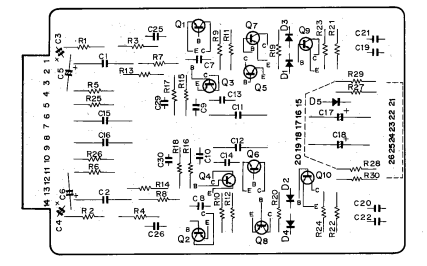
#> input picture parts/Lecture_des_composants/Archive/carte_test.png, 427 x 266 px, found by its file name
$ jupyter execute --allow-errors NotebookEP.ipynb   (shell and % lines are left out)
#> lines starting #> are read from the running program, lines starting #| are printed output that depends on the picture
# Jupyter Notebook: reading support for electronic devices

## Here's a quick reminder of the documents avaliable in the notebookEP folder, and for what part they're supposed to be used
* carte_ex_coord1 and exemple_coord1: first example of OCR extracted coordinates. Processed by the set up.
* carte_ex_coord2 and exemple_coord2 : second example
* carteTest.jpg, schemaTest.jpg, coord_cart.csv, coord_cicuit.csv : used to test the display step (3.3).

## Pre processing
Libraries :
- pathlib
- pdf2image
- numpy
- cv2
- ultralytics
- tqdm

[cell 1]
import os
import sys
from pathlib import Path
from pdf2image import convert_from_path
import numpy as np
import cv2
from ipywidgets import widgets
from tqdm.notebook import tqdm

from ultralytics import YOLO

#Chargement du modèle entraîné
#> (the rest of this cell did not finish here and is left out)

[cell 2]
# À changer. pdf_path est le chemin vers le pdf à convertir et dir_path le chemin pour stocker les résultats
pdf_path = "./notebook_files/Accuphase-E202amp.pdf"
dir_path = "./results"

if not os.path.exists(pdf_path):
    print(f"⚠️ Erreur : Le fichier {pdf_path} est introuvable.")

[cell 3]
print("Le traitement est en cours...")
# Commande pour convertir le pdf en images
#> (the rest of this cell did not finish here and is left out)

À la fin de cette étape tous les fichiers sont stockés dans le répertoire donné.

## Victoire's step (post processing)
Please make sure that the following python modules are include in your virtual environment (or machine) :
* matplotlib
* numpy

This part requires to catch the user's click. To make sure it works for you, **execute the following cell** and check that a red circle gets displayed when you click.

[cell 4]
import matplotlib.pyplot as plt

fig, ax = plt.subplots()
ax.set_title("Click anywhere in this square")

# [5 lines left out: function on_click, not called in this run]

fig.canvas.mpl_connect('button_press_event', on_click)

plt.show()

If it didn't work, please install this module:

$ pip install ipympl

and execute the following cell :

Now, everything should work properly :

[cell 5]
import matplotlib.pyplot as plt

fig, ax = plt.subplots()
ax.set_title("Click anywhere in this square")

# [5 lines left out: function on_click, not called in this run]

fig.canvas.mpl_connect('button_press_event', on_click)

plt.show()

[cell 6]
import csv
import re
import matplotlib.pyplot as plt
import numpy as np
from matplotlib.image import imread
from matplotlib.animation import FuncAnimation

Then, it's time for the **set-up**. It's the process that changes the coordinates from (top,height,width,length) to simply (x,y).
The awaited .csv input file must respect these constraints :
* The columns headers are name // left // top // width // height // conf (6 columns)
* Please note that the conf column isn't used in the entire part

[cell 7]
# SET-UP SET-UP SET-UP SET-UP SET-UP SET-UP SET-UP SET-UP SET-UP SET-UP SET-UP SET-UP SET-UP SET-UP SET-UP SET-UP SET-UP SET-UP SET-UP SET-UP SET-UP SET-UP SET-UP
def transformer_csv(input_file: str, output_file: str) :
    # Opening the original file (output from step 2)
    with open(input_file, mode="r", newline="", encoding="utf-8") as infile:
        reader = csv.DictReader(infile)
        # Header of the output csv file
        fieldnames = ["identifiant", "x", "y"]
        # Opening the output file
        with open(output_file, mode="w", newline="", encoding="utf-8") as outfile:
            writer = csv.DictWriter(outfile, fieldnames=fieldnames)
            writer.writeheader()
            for row in reader:
                name = row["name"] # the identifiers' row in the input csv are labelled "name" in the header
                left = float(row["left"])
                top = float(row["top"])
                width = float(row["width"])
                height = float(row["height"])
                x = left + (width / 2)
                y = top + (height / 2)
                # writing in the output file
                writer.writerow({
                    "identifiant": name,
                    "x": x,
                    "y": y
                })

Now, let's clean the identifiers : that's **step 3.1**.
The .csv file whose path is given as an argument should have 3 columns :
identifiant // x // y

[cell 8]
# STEP 3.1 STEP 3.1 STEP 3.1 STEP 3.1 STEP 3.1 STEP 3.1 STEP 3.1 STEP 3.1 STEP 3.1 STEP 3.1 STEP 3.1 STEP 3.1 STEP 3.1 STEP 3.1 STEP 3.1 STEP 3.1 STEP 3.1

# [70 lines left out: function modif, not called in this run]

The identifiers are clean : we can merge the two tables (**step 3.2**).

The two input .csv files should have as headers :
Identifiant // x_cart (resp. x_circ) // y_cart (resp. y_circ)

Since we use the index of the columns and not the header's tag, you can use any tag you want (eg. id instead of identifier)

[cell 9]
# STEP 3.2 STEP 3.2 STEP 3.2 STEP 3.2 STEP 3.2 STEP 3.2 STEP 3.2 STEP 3.2 STEP 3.2 STEP 3.2 STEP 3.2 STEP 3.2 STEP 3.2 STEP 3.2 STEP 3.2

# [55 lines left out: function fusionner_csv, not called in this run]

We can finally display the output : that's **step 3.3**. The .csv input file should have 5 columns :
Identifiant // x_circ // y_circ // x_cart // y_cart

Once again, you can use the tags you want as they are ignored. But the order matters !

[cell 10]
# STEP 3.3 STEP 3.3 STEP 3.3 STEP 3.3 STEP 3.3 STEP 3.3 STEP 3.3 STEP 3.3 STEP 3.3 STEP 3.3 STEP 3.3 STEP 3.3 STEP 3.3 STEP 3.3 STEP 3.3 STEP 3.3 STEP 3.3 STEP 3.3 STEP 3.3

# [102 lines left out: function afficher_carte_et_schema, not called in this run]

## First demo
Our program's **first demo** simply concatenates the different steps.

#> (a cell that did not finish here is left out)

On obtient ici une erreur puisque la table et la carte qu'on a données n'ont aucun composé détecté en commun. On ne peut donc faire aucune correspondance.

## Experimental part

The following cells aren't perfect, but they show some things I've tried.

### Displaying several images extracted from the service manual for the user to choose one :

[cell 12]
import os
import tkinter as tk
from PIL import Image, ImageTk

def afficher_miniatures(dossier):
    # Variable to store the name of the selected image
    selection = {"nom": None}

    # Create the main window
    root = tk.Tk()
    root.title("Choose an item")

    # Frame to contain the thumbnails
    frame = tk.Frame(root)
    frame.pack(padx=10, pady=10)

    # Sorted list of files
    fichiers = sorted(os.listdir(dossier))
    images = []

    for fichier in fichiers:
        chemin = os.path.join(dossier, fichier)
        if os.path.isfile(chemin):
            try:
                # Create the thumbnail
                img = Image.open(chemin)
                img.thumbnail((300, 300))  # thumbnail size
                photo = ImageTk.PhotoImage(img)
                images.append(photo)

                # Clickable button with the image
                btn = tk.Button(frame, image=photo,
                                command=lambda f=fichier: choisir_image(f, root, selection))
                btn.pack(side="left", padx=5, pady=5)
            except Exception as e:
                print(f"Error with {fichier}: {e}")

    root.mainloop()
    return selection["nom"]

def choisir_image(fichier, root, selection):
    selection["nom"] = fichier
    root.destroy()

And the corresponding main function :

#> (a cell that did not finish here is left out)

### Checking if one of the images we've retrieved from the service manual contains the component

The function is made to ignore one file : the one on which the user clicked.

[cell 14]
def search_word_in_csvs(word, excluded_file):
    found_in = []  # list of filenames where the word is found

    for filename in os.listdir("./notebook_files/"):
        if filename.endswith(".csv") and filename != excluded_file:
            try:
                with open(filename, newline="", encoding="utf-8") as f:
                    reader = csv.reader(f)
                    for row in reader:
                        # Check if the word appears in any cell of the row
                        if any(word in str(cell) for cell in row):
                            found_in.append(filename)
                            break  # no need to read further in this file
            except Exception as e:
                print(f"Error reading {filename}: {e}")

    return found_in

#> (a cell that did not finish here is left out)

It should then be pretty easy to iterate amond the files found and to display each one facing the file the user chose.

### Function that displays an image and records the closest component to the click

[cell 16]
import numpy as np
import matplotlib.pyplot as plt
from matplotlib.image import imread
import csv

# [43 lines left out: function selection_composant, not called in this run]

[cell 17]
#resultat = selection_composant("carteTest.jpg", "coord_carte.csv")

[cell 18]
#nom_composant = resultat["nom"]
#print("Vous avec choisi le composant " + nom_composant)
#print("Il faut désormais afficher toutes les images qui contiennent ce composant")

Sinon, on peut directement demander à l'utilisateur le composant qu'il veut :

[cell 19]
# [7 lines left out: function demander_composant, not called in this run]

[cell 20]
# nom_composant = demander_composant()
# print("Le composant recherché est " + nom_composant)

Un enchaînement d'étapes pourrait ressembler à ça (script bancal) :

[cell 21]
# L'utilisateur choisit une image
dossier = "./notebook_files/IMAGES"
#> (the rest of this cell did not finish here and is left out)


# L'utilisateur choisit en particulier un composant sur cette image
#composant_choisi = selection_composant(image_choisie, coord_image_choisie) # voir comment on fait le lien entre une image et ses coordonées au sein du dossier
# (ça peut très bien être un autre dossier)

# On récupère les références des csv qui contiennent ce composant dans leurs tables :
#result = search_word_in_csvs(composant_choisi, coord_image_choisie) # On pense à exclure le csv de l'image du début

# On demande à l'utilisateur de choisir l'image qu'il veut parmi celles qui contiennent le composant :

# On fait le "face à face" comme au S5 :

## Allow the user to add files

Doc :
https://ipywidgets.readthedocs.io/en/latest/examples/Widget%20List.html

[cell 22]
import ipywidgets as widgets
from IPython.display import display

[cell 23]
widgets.BoundedIntText(
    value=7,
    min=0,
    max=10,
    step=1,
    description='Text:',
    disabled=False
)

[cell 24]
widgets.Dropdown(
    options=['1', '2', '3'],
    value='2',
    description='Number:',
    disabled=False,
)

[cell 25]
import ipywidgets as widgets
from IPython.display import display
import matplotlib.pyplot as plt
from PIL import Image
import io

uploader = widgets.FileUpload(accept='image/*', multiple=False)
out = widgets.Output()

# [8 lines left out: function afficher_image, not called in this run]

uploader.observe(afficher_image, names='value')

display(widgets.VBox([uploader, out]))

The upload widget exposes a value attribute that contains the files uploaded. The value attribute is a tuple with a dictionary for each uploaded file.

[cell 26]
#for doc in doc_ajoute:
 #   remove_to_keep_git_clean(doc)

## Running the notebook with voila

$ voila NotebookEP.ipynb --Voila.ip=127.0.0.1 --Voila.port=8866

http://127.0.0.1:8866

Cette partie analyse les fichiers au format PDF pour en extraire automatiquement trois types de zones :

- **Table** : tableau BOM (Bill of Materials), c'est-à-dire la liste des composants
- **Diagram** : schéma électronique
- **Board** : carte PCB (circuit imprimé)

Cette partie est composée de trois fichiers qui s'articulent ensemble :

| Fichier | Rôle |
|---|---|
| `prediction.py` | Script autonome : détecte et sauvegarde toutes les zones d'un PDF |
| `merge.py` | Orchestrateur : sélectionne la meilleure zone par classe et lance l'interface |
| `test1.py` | Interface visuelle interactive : affiche et relie les composants détectés |

**Pipeline global :**

```
PDF → conversion en images (pdf2image) → détection de zones (YOLO best.pt)
    → OCR des étiquettes (Tesseract + YOLO bestr.pt) → interface interactive (Matplotlib)
```

**Deux modèles YOLO distincts sont utilisés :**

| Modèle | Utilisé dans | Ce qu'il détecte |
|---|---|---|
| `best.pt` | `prediction.py`, `merge.py` | Grandes zones dans le PDF : Table, Diagram, Board |
| `bestr.pt` | `test1.py` | Petites étiquettes de composants dans les images (R12, C4, Q1…) |

---
## 1. `prediction.py` — Extraction brute des zones

Le script parcourt toutes les pages d'un PDF, détecte les zones via YOLO et sauvegarde chaque découpe en image PNG dans un dossier de sortie. Il ne filtre pas, ne choisit pas : il extrait tout.

**Usage :**
```bash
python3 prediction.py document.pdf /dossier/sortie/
```

### 1.1 Imports et chargement du modèle

On charge le modèle YOLO `best.pt`, entraîné spécifiquement pour reconnaître les trois classes dans des fiches techniques : `Table`, `Diagram`, `Board`.

Les arguments en ligne de commande fournissent le chemin du PDF à analyser et le dossier de destination des images découpées.

[cell 27]
import os
import sys
from pathlib import Path
from pdf2image import convert_from_path
import numpy as np
import cv2

from ultralytics import YOLO

#Chargement du modèle entraîné
#> (the rest of this cell did not finish here and is left out)

### 1.2 Conversion du PDF en images

`pdf2image` transforme chaque page du PDF en une image PIL. Le paramètre `dpi=300` garantit une résolution suffisante pour que le texte et les tracés restent lisibles lors de la détection YOLO et de l'OCR qui suivent.

#> (a cell that did not finish here is left out)

### 1.3 Détection YOLO et découpe des zones

Pour chaque page, YOLO prédit les boîtes englobantes (`bounding boxes`) avec un seuil de confiance de `0.212` (valeur basse car le modèle est spécialisé et les faux positifs sont rares).

Chaque zone détectée est découpée dans l'image de la page avec une marge de 10 pixels de chaque côté pour ne pas rogner les bords, puis sauvegardée en PNG. Le nom du fichier encode le nom du PDF source, le numéro de page et la classe détectée.

#> (a cell that did not finish here is left out)

---
## 2. `merge.py` — Extraction intelligente et orchestration

Ce script est une version améliorée de `prediction.py`. Au lieu de sauvegarder toutes les détections, il ne conserve que **la meilleure zone par classe** (celle avec la plus grande surface en pixels), applique des rotations si nécessaire, puis lance l'interface interactive de `test1.py`.

**Usage :**
```bash
python3 merge.py Accuphase-E202amp.pdf ../../../models/extraction/best.pt
```

### 2.1 Imports et import de l'interface

`merge.py` importe directement la fonction `afficher()` depuis `test1.py`. Si `test1.py` est absent, le script s'arrête immédiatement avec un message d'erreur explicite.

Le modèle YOLO et le PDF sont passés en arguments de ligne de commande (contrairement à `prediction.py` où le modèle était hardcodé).

[cell 30]
import os
import sys
import cv2
import numpy as np
from pdf2image import convert_from_path
from ultralytics import YOLO

"""
python3 merge.py Accuphase-E202amp.pdf ../../../models/extraction/best.pt
"""
# Import de la fonction d'affichage de test1.py
#> (the rest of this cell did not finish here and is left out)

### 2.2 Fonction principale `process_and_visualize()`

Toute la logique est encapsulée dans cette fonction. Elle reçoit le chemin du PDF et le chemin du modèle YOLO, et orchestre les 4 étapes suivantes.

#### Étape 1 & 2 : Chargement du modèle et conversion du PDF

Identique à `prediction.py` : le modèle YOLO est chargé, puis le PDF est converti page par page en images PIL à 300 DPI.

[cell 31]
# [13 lines left out: function process_and_visualize, not called in this run]

#### Étape 2 : Sélection de la meilleure zone par classe

Le dictionnaire `best_images` stocke pour chaque classe un tuple `(image_découpée, surface_en_pixels)`. À chaque nouvelle détection, on calcule la surface (`largeur × hauteur`) et on ne garde la découpe que si elle est plus grande que celle déjà enregistrée. Ainsi, à la fin du parcours de toutes les pages, on a retenu la zone la plus grande pour chaque type.

#> (a cell that did not finish here is left out)

#### Étape 3 : Rotations et sauvegarde temporaire

Les schémas et cartes sont souvent orientés en mode paysage dans les PDFs. On les redresse avant affichage :

- `Diagram` → rotation 90° **gauche** (counter-clockwise)
- `Board` → rotation 90° **droite** (clockwise)
- `Table` → aucune rotation

On effectue aussi la conversion de couleurs **RGB → BGR**, nécessaire car PIL produit des images en RGB tandis qu'OpenCV (`cv2.imwrite`) attend du BGR.

#> (a cell that did not finish here is left out)

#### Étape 4 : Lancement de l'interface

`Table` et `Diagram` sont obligatoires pour que l'interface ait du sens. `Board` est optionnel — `.get()` retourne `None` sans lever d'erreur si la clé est absente, et `afficher()` gère ce cas.

#> (a cell that did not finish here is left out)

---
## Rayane's step — Extraction des références sur la carte PCB

Après que `merge.py` a isolé l'image `Board`, cette partie :
1. Détecte les zones de composants avec **YOLO** (`best.pt`)
2. Fusionne les boîtes voisines (évite R + 516 → lit R516 en une fois)
3. Lit chaque zone avec **EasyOCR** (+ correction OCR + Otsu fallback)
4. Déduplique et valide les références
5. Exporte un CSV au format Victoire (`name, left, top, width, height`)

### Rayane 3.1 — Imports et constantes

[cell 35]
import re
import csv
import time
import sys
import cv2
import numpy as np
import easyocr
from pathlib import Path
from ultralytics import YOLO

# Modèle de détection composants (dans le même dossier que ce notebook)
COMPOSANTS_MODEL = Path('../Lecture_des_composants/best.pt')
if not COMPOSANTS_MODEL.exists():
    # Essai depuis la racine du projet
    COMPOSANTS_MODEL = Path('parts/Lecture_des_composants/best.pt')

ALLOWLIST = 'ABCDEFGHIJKLMNOPQRSTUVWXYZ0123456789'
OCR_CONF_MIN = 0.05

print('Imports Rayane OK')

### Rayane 3.2 — Chargement EasyOCR

[cell 36]
print('Chargement EasyOCR...', end='', flush=True)
#> (the rest of this cell did not finish here and is left out)

### Rayane 3.3 — Fonctions (correction OCR, merge boîtes, pipeline)

[cell 37]
# ── Tables de correction ─────────────────────────────────────────────────────
PREFIX_FIXES = {'0': 'O', '1': 'I', '5': 'S', '8': 'B', '6': 'G'}
DIGIT_FIXES  = {'O': '0', 'I': '1', 'l': '1', 'S': '5', 'B': '8',
                'G': '6', 'Z': '2', 'T': '7', 'A': '4', 'J': '1'}
VALID_2L = {'IC', 'TR', 'VR', 'BC', 'ZD', 'SW', 'TP', 'FR', 'ST',
            'CF', 'FL', 'RL', 'DL', 'LED', 'SCR', 'FET', 'MOV'}
POST_CORRECTIONS = {
    'UC402': 'IC402', 'UC405': 'IC405', 'RSI9': 'R519',
    'RL26': 'R126', 'S501': 'C501', 'B178': 'BC178',
    'BCI78': 'BC178', 'BCI7': 'BC17', 'CI7A': 'C17A',
    'LC41': 'C41', 'ECN8': 'C8', 'IB6': 'B6',
    'REO7': 'R07', 'JEC740': 'C740', 'STLO1': 'ST01',
    'R62I': 'R621', 'C41J': 'C411', 'C50G': 'C506',
    'R5122': 'R512', 'BC1788': 'BC178', 'BC178B': 'BC178',
}

COMPONENT_PATTERN = re.compile(
    r'^('
    r'[A-Z]{1,2}\s?\d{3,5}[A-Z]?'
    r'|[A-Z]{1,3}\d{2,5}[A-Z]?'
    r'|[A-Z]{2,4}\d{1,4}[A-Z]?'
    r'|St\s?\d{3}'
    r'|[A-Z]{1,3}\d+[-_]\d+'
    r')$', re.IGNORECASE
)

# [17 lines left out: function fix_ocr_confusion, not called in this run]

def apply_post_corrections(text):
    return POST_CORRECTIONS.get(text.strip().upper().replace(' ', ''), text)

def is_valid_ref(text):
    return bool(COMPONENT_PATTERN.match(text.strip()))

# [96 lines left out: functions merge_nearby_boxes, preprocess_crop, preprocess_crop_otsu, _run_easyocr, run_ocr, deduplicate_refs, not called in this run]

print('Fonctions Rayane OK')

### Rayane 3.4 — Extraction sur l'image Board (carte PCB)

[cell 38]
# ─────────────────────────────────────────────────────────────────────────────
# ━━━━━━━━━━━━━━━━━━━━━━━━━━  DÉBUT PARTIE RAYANE  ━━━━━━━━━━━━━━━━━━━━━━━━━━━
# ─────────────────────────────────────────────────────────────────────────────

# Récupère l'image Board issue de merge.py (temp_paths['Board'])
# Si process_and_visualize n'a pas tourné, renseignez le chemin ici :
BOARD_PATH_FALLBACK = 'parts/Lecture_des_composants/carte_test.png'

if 'temp_paths' in dir() and 'Board' in temp_paths:
    img_carte = cv2.imread(temp_paths['Board'])
    print(f'Image carte depuis merge.py : {temp_paths["Board"]}')
else:
    img_carte = cv2.imread(BOARD_PATH_FALLBACK)
#> img_carte is the input picture: shape (266, 427, 3); min 0, max 255, mean 232.6
#> `img_work = cv2.resize(img_carte, (w_orig*pre_scale, h_orig*pre_scale),..`:
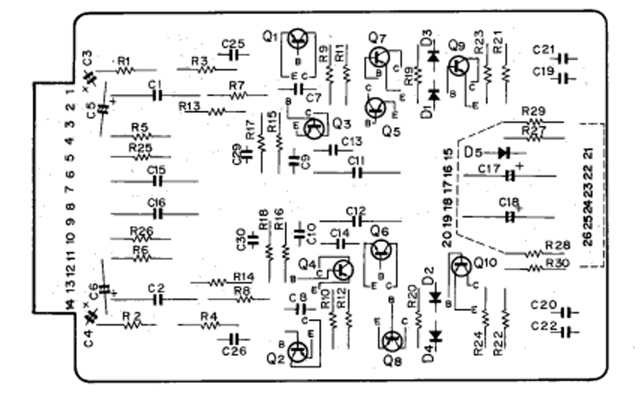
#> img_work: shape (798, 1281, 3) (shown at 1/2 size); min 0, max 255, mean 231.8
#> `img_work = cv2.filter2D(img_work, -1, k)`:
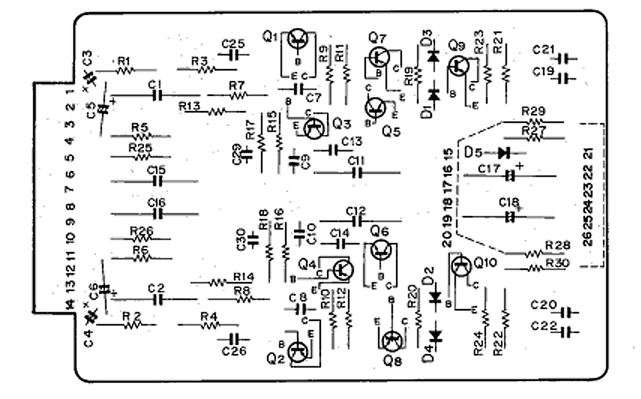
#> img_work: shape (798, 1281, 3) (shown at 1/2 size); min 0, max 255, mean 230.6
#| Carte : 427×266 px  ~36 DPI  upscale×3  → 1281×798 px
    print(f'Image carte (fallback) : {BOARD_PATH_FALLBACK}')

#> (the rest of this cell did not finish here and is left out)
